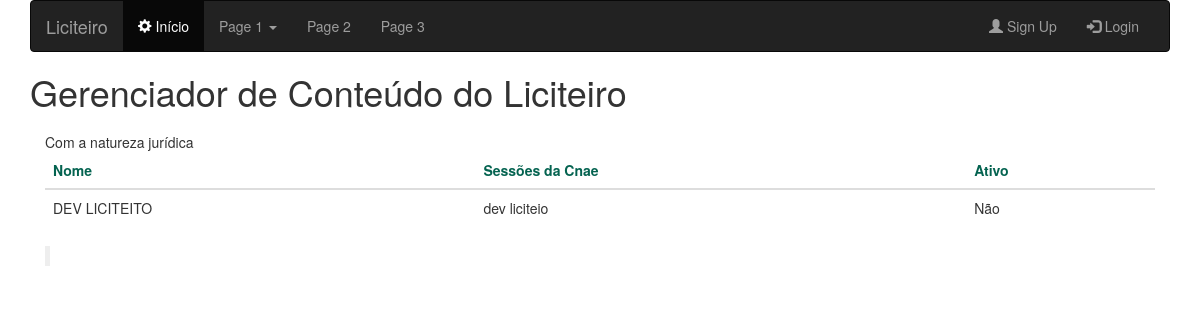
Page /item_objeto/1/ on the earlier database version.
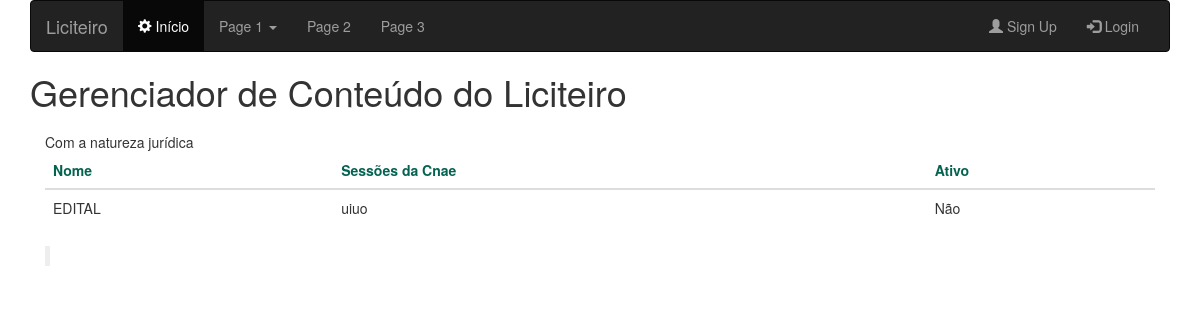
Same page on the later database version.
### app_objeto/models.py (models this page shows, shortened)
class Objeto(models.Model):
	nome = models.CharField(max_length = 500, unique = True)
	sessoes_cnaes = models.ManyToManyField(Cnaes_sessoes)
	ativo = models.BooleanField()
	class Meta:
		verbose_name_plural = 'Objeto para a operação, o que foi solicitado.'

### app_cnaes/models.py (models this page shows, shortened)
class Cnaes_sessoes(models.Model):
	id_sessao = models.CharField(max_length=5)
	descricao_sessao = models.CharField(max_length=300)
	divisao = models.ForeignKey(Cnaes_divisoes)
	class Meta:
		verbose_name_plural = "Sessões das divisões das CNAES"

### app_objeto/views.py (the view)
# urls.py: url(r'^item_objeto/(?P<nr_item>\d+)/$',item_objeto),
def item_objeto(request, nr_item):
  try:
    item = Objeto.objects.get(pk = nr_item)
  except:
    raise Http404('Sem Registro!')
  return render(request, "app_objeto/item_objeto.html", {'item': item})

### templates/app_objeto/item_objeto.html (shortened to what this page needs)
{% extends "base.html" %}
{% block conteudo %}
	<div class="col-md-9 col-sm-9">
		<span> Com a natureza jurídica {{item.natureza_juridica}}</span>
	</div>
	<div class="col-md-9 col-sm-9" style="width: 100%;">
		<div class="table-responsive">
			<table class="table">
		    <thead>
		      <tr style="color: #046350;">
		      	 <th>Nome </th>
		         <th>Sessões da Cnae</th>
		         <th>Ativo</th>
		       </tr>
		      </thead>
		        <tbody>
		       <tr>
                   <td>{{ item.nome|upper }}</td>
		        <td>{% for i in item.sessoes_cnaes.values %}{{ i.descricao_sessao }}{% endfor %}</td>
		        <td>{% if i.ativo %}Sim {% else %}Não{% endif %}</td>
		      </tr>
		    </tbody>
		  </table>
		</div>
	</div>
	<div class="col-sm-6 col-md-6">
  	<blockquote>{{item.observacoes}}</blockquote>
	</div>
{% endblock %}

Differences in the rows shown:
changed Objeto: nome "DEV LICITEITO" → "EDITAL"
changed Cnaes_sessoes: descricao_sessao "dev liciteio" → "uiuo"
